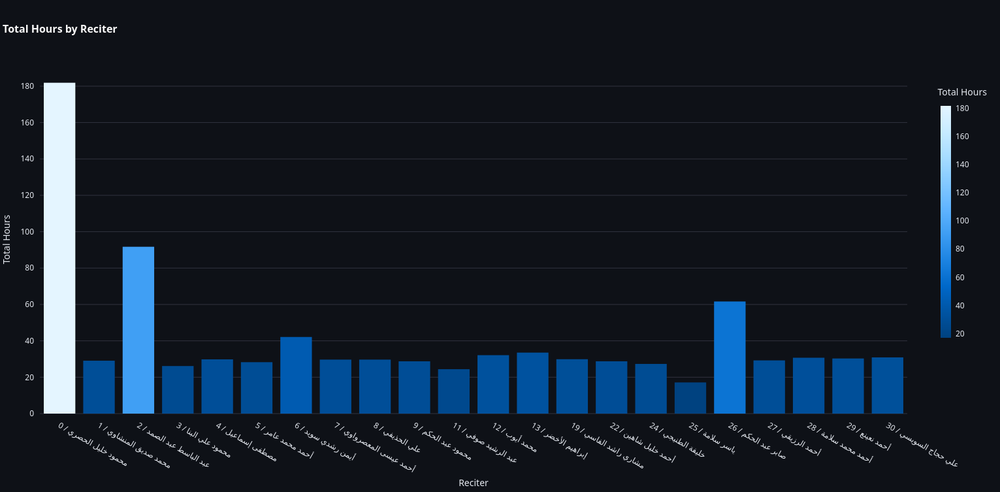
#> input picture paper-latex/figures/reciter.png, 1000 x 492 px, shrunk from 1531 x 753 before the run
$ python invert_image.py
#> lines starting #> are read from the running program, lines starting #| are printed output that depends on the picture
from PIL import Image, ImageOps

def invert_image(input_path, output_path):
#> called with input_path = 'paper-latex/figures/reciter.png', output_path = 'paper-latex/figures/reciter_white.png'
    img = Image.open(input_path)
#> img is the input picture: PIL image 1000x492 RGBA; mean R, G, B, A 20.1, 30.4, 42.7, 255
    if img.mode == "RGBA":
        rgb_img = img.convert("RGB")
        inverted = ImageOps.invert(rgb_img)
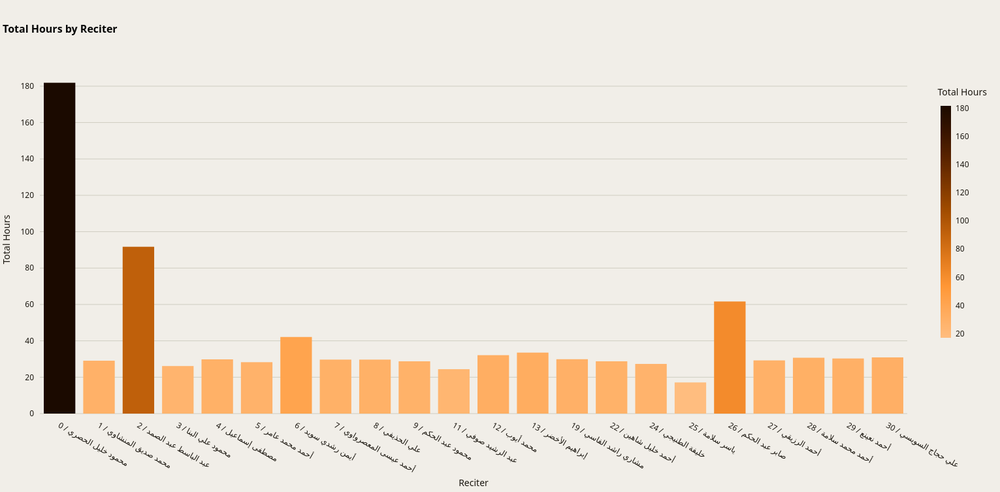
#> inverted: PIL image 1000x492 RGB; mean R, G, B 234.9, 224.6, 212.3
        inverted = inverted.convert("RGBA")
#> inverted: PIL image 1000x492 RGBA
    else:
        inverted = ImageOps.invert(img)
    inverted.save(output_path)

invert_image("paper-latex/figures/reciter.png", "paper-latex/figures/reciter_white.png")
invert_image("paper-latex/figures/stats.png", "paper-latex/figures/stats_white.png")
#> call 2 of invert_image, with input_path = 'paper-latex/figures/stats.png', output_path = 'paper-latex/figures/stats_white.png'
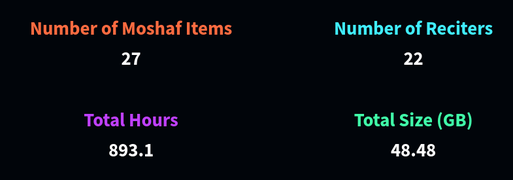
#> input picture paper-latex/figures/stats.png, 513 x 180 px, shrunk from 785 x 275 before the run
#> in invert_image, img is the input picture: PIL image 513x180 RGBA; mean R, G, B, A 8.3, 12.6, 17.4, 255
#> in invert_image (call 2), `inverted = ImageOps.invert(rgb_img)`:
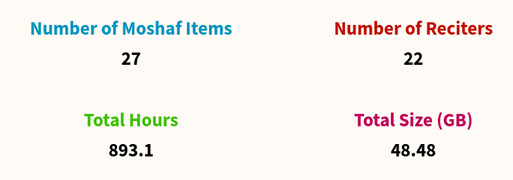
#> inverted: PIL image 513x180 RGB; mean R, G, B 246.7, 242.4, 237.6
